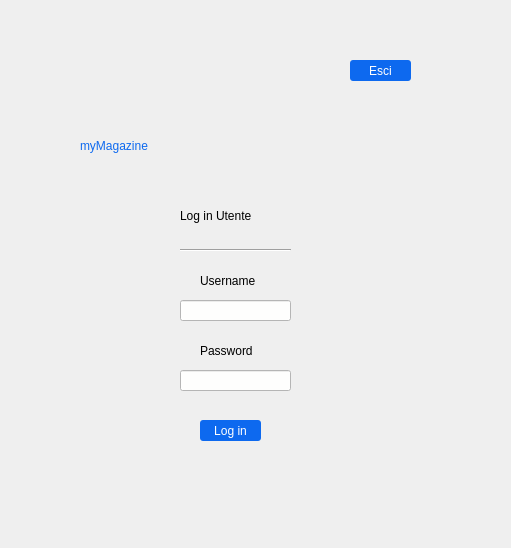
<?xml version="1.0" encoding="UTF-8"?>
<ui version="4.0">
 <class>loginView</class>
 <widget class="QWidget" name="loginView">
  <property name="geometry">
   <rect>
    <x>0</x>
    <y>0</y>
    <width>511</width>
    <height>548</height>
   </rect>
  </property>
  <property name="windowTitle">
   <string>loginView</string>
  </property>
  <widget class="QLabel" name="title">
   <property name="geometry">
    <rect>
     <x>80</x>
     <y>100</y>
     <width>341</width>
     <height>91</height>
    </rect>
   </property>
   <property name="styleSheet">
    <string notr="true">font: 75 45pt &quot;Arial&quot;;
color: rgb(13, 105, 239);
</string>
   </property>
   <property name="text">
    <string>myMagazine</string>
   </property>
  </widget>
  <widget class="QPushButton" name="exitbtn">
   <property name="geometry">
    <rect>
     <x>350</x>
     <y>60</y>
     <width>61</width>
     <height>21</height>
    </rect>
   </property>
   <property name="styleSheet">
    <string notr="true">QPushButton {
	background-color: rgb(13, 105, 239);
    border-radius: 3px;
	color: white;
}
QPushButton:pressed {
    background-color: rgb(203, 218, 249);
	color: black;
}</string>
   </property>
   <property name="text">
    <string>Esci</string>
   </property>
  </widget>
  <widget class="QLabel" name="label_7">
   <property name="geometry">
    <rect>
     <x>200</x>
     <y>340</y>
     <width>71</width>
     <height>21</height>
    </rect>
   </property>
   <property name="styleSheet">
    <string notr="true">

font:  75 13pt &quot;Helvetica Neue&quot;;</string>
   </property>
   <property name="text">
    <string>Password</string>
   </property>
  </widget>
  <widget class="QLabel" name="label_3">
   <property name="geometry">
    <rect>
     <x>180</x>
     <y>190</y>
     <width>101</width>
     <height>51</height>
    </rect>
   </property>
   <property name="styleSheet">
    <string notr="true">font: 13pt &quot;Helvetica Neue&quot;;</string>
   </property>
   <property name="text">
    <string>Log in Utente</string>
   </property>
  </widget>
  <widget class="Line" name="line_2">
   <property name="geometry">
    <rect>
     <x>180</x>
     <y>240</y>
     <width>111</width>
     <height>20</height>
    </rect>
   </property>
   <property name="orientation">
    <enum>Qt::Horizontal</enum>
   </property>
  </widget>
  <widget class="QLineEdit" name="user_usn">
   <property name="geometry">
    <rect>
     <x>180</x>
     <y>300</y>
     <width>111</width>
     <height>21</height>
    </rect>
   </property>
   <property name="styleSheet">
    <string notr="true">background-color: rgb(254, 254, 253);
font: 7pt &quot;.SF NS Text&quot;;</string>
   </property>
   <property name="alignment">
    <set>Qt::AlignCenter</set>
   </property>
  </widget>
  <widget class="QLineEdit" name="user_pass">
   <property name="geometry">
    <rect>
     <x>180</x>
     <y>370</y>
     <width>111</width>
     <height>21</height>
    </rect>
   </property>
   <property name="styleSheet">
    <string notr="true">background-color: rgb(254, 254, 253);
font: 7pt &quot;.SF NS Text&quot;;
</string>
   </property>
   <property name="alignment">
    <set>Qt::AlignCenter</set>
   </property>
  </widget>
  <widget class="QLabel" name="label_8">
   <property name="geometry">
    <rect>
     <x>200</x>
     <y>270</y>
     <width>91</width>
     <height>21</height>
    </rect>
   </property>
   <property name="styleSheet">
    <string notr="true">

font: 75 13pt &quot;Helvetica Neue&quot;;</string>
   </property>
   <property name="text">
    <string>Username</string>
   </property>
  </widget>
  <widget class="QPushButton" name="usloginbtn">
   <property name="geometry">
    <rect>
     <x>200</x>
     <y>420</y>
     <width>61</width>
     <height>21</height>
    </rect>
   </property>
   <property name="styleSheet">
    <string notr="true">QPushButton {
	background-color:  rgb(13, 105, 239);
    border-radius: 3px;
	color: white;
}
QPushButton:pressed {
    background-color: rgb(203, 218, 249);
	color: black;
}</string>
   </property>
   <property name="text">
    <string>Log in</string>
   </property>
   <property name="autoDefault">
    <bool>true</bool>
   </property>
   <property name="default">
    <bool>true</bool>
   </property>
  </widget>
 </widget>
 <layoutdefault spacing="6" margin="11"/>
 <resources/>
 <connections/>
</ui>
